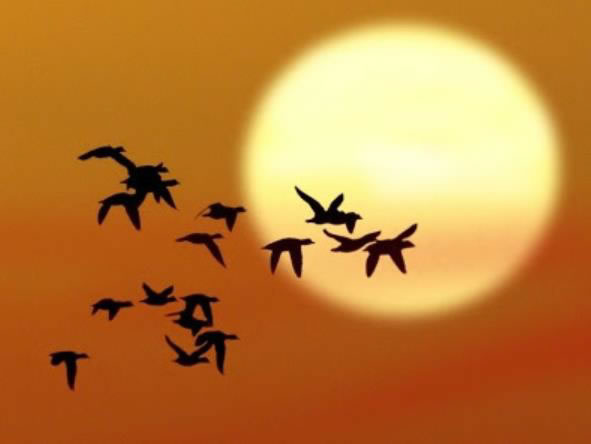
#> input picture img/img.jpg, 591 x 444 px
$ python edge.py   (older library calls are emulated)
#> lines starting #> are read from the running program, lines starting #| are printed output that depends on the picture; after the words box and inside, x2 and y2 are one past the last pixel; in counts of white or black regions, pixels touching at a corner belong together
import cv2
import numpy as np
import matplotlib.pyplot as plt

img = cv2.imread('img/img.jpg')
#> img is the input picture: shape (444, 591, 3); mean B, G, R 56.3, 125.8, 190

img_gray = cv2.cvtColor(img, cv2.COLOR_BGR2GRAY)
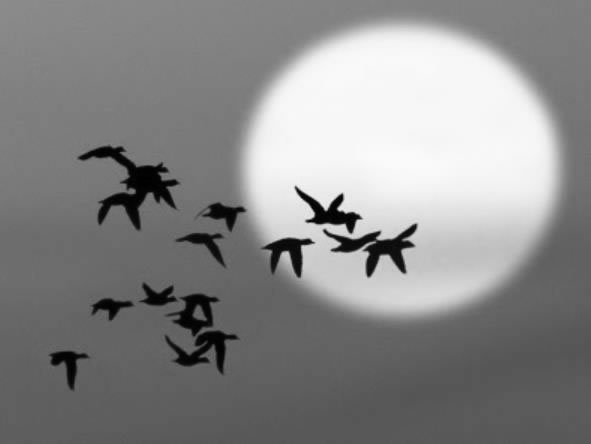
#> img_gray: shape (444, 591); min 0, max 250, mean 137.1

img_blur = cv2.GaussianBlur(img_gray, (3, 3), 0)

# Sobel Edge Detection
sobelx = cv2.Sobel(src=img_blur, ddepth=cv2.CV_64F, dx=1, dy=0, ksize=5)  # Sobel Edge Detection on the X axis
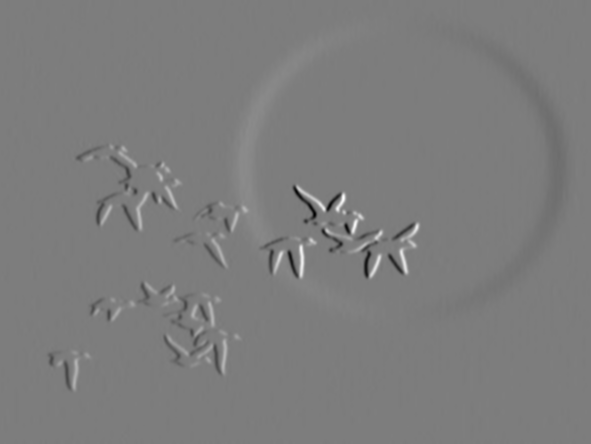
#> sobelx: shape (444, 591) float64; min -7470, max 7744, mean -2.2; drawn with min black and max white
sobely = cv2.Sobel(src=img_blur, ddepth=cv2.CV_64F, dx=0, dy=1, ksize=5)  # Sobel Edge Detection on the Y axis
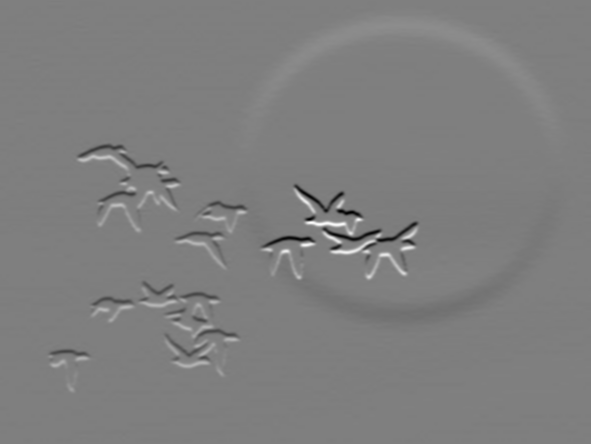
#> sobely: shape (444, 591) float64; min -7428, max 7477, mean -12.3; drawn with min black and max white
sobelxy = cv2.Sobel(src=img_blur, ddepth=cv2.CV_64F, dx=1, dy=1, ksize=5)  # Combined X and Y Sobel Edge Detection
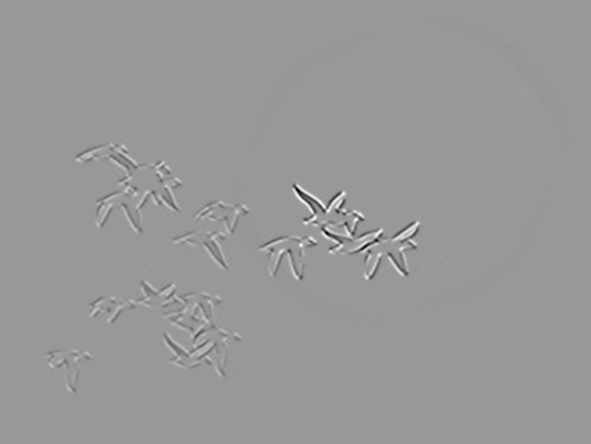
#> sobelxy: shape (444, 591) float64; min -1446, max 974, mean 0; drawn with min black and max white

grad1 = np.sqrt(sobelx**2 + sobely**2)
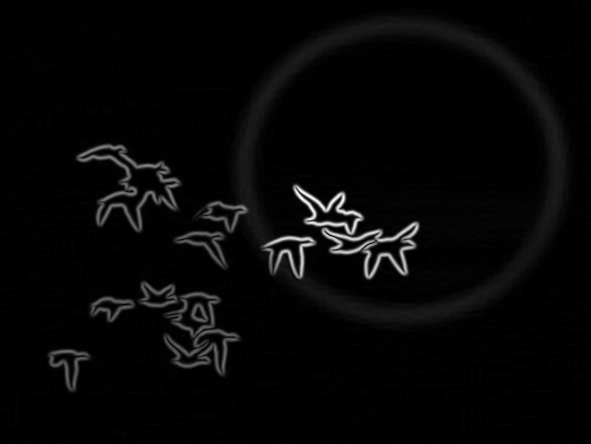
#> grad1: shape (444, 591) float64; min 0, max 8106.5, mean 217.9; drawn with min black and max white
grad_norm = (grad1 * 255 / grad1.max()).astype(np.uint8)
# Prewitt Edge Detection

kernelx = np.array([[1,1,1],[0,0,0],[-1,-1,-1]])
kernely = np.array([[-1,0,1],[-1,0,1],[-1,0,1]])
img_prewittx = cv2.filter2D(img_blur, -1, kernelx)
img_prewitty = cv2.filter2D(img_blur, -1, kernely)
prewitt = img_prewittx + img_prewitty
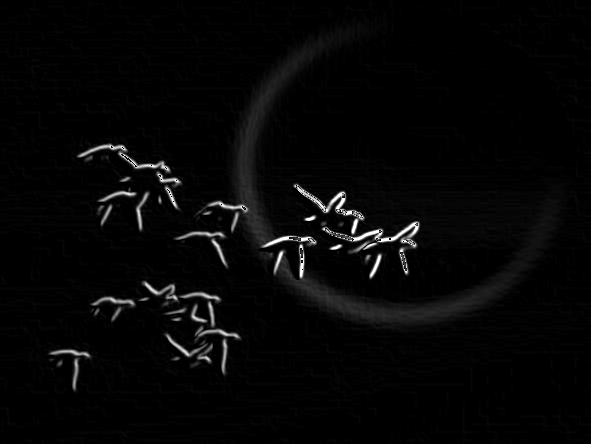
#> prewitt: shape (444, 591); min 0, max 255, mean 6.1

# Canny Edge Detection
edges = cv2.Canny(image=img_blur, threshold1=50, threshold2=50)  # Canny Edge Detection
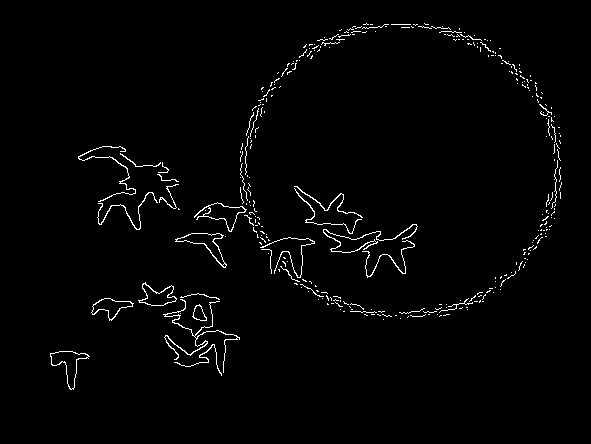
#> edges: shape (444, 591); 1.8% white in thin lines or dots, all inside (x1, y1, x2, y2) = (50, 23, 562, 390)

# Display Edge Detection Images
plt.subplot(2, 2, 1), plt.imshow(img, cmap='gray')
plt.title('Original'), plt.xticks([]), plt.yticks([])
plt.subplot(2, 2, 2), plt.imshow(grad_norm, cmap='gray')
plt.title('Sobel'), plt.xticks([]), plt.yticks([])
# plt.subplot(2,2,2),plt.imshow(sobelx,cmap = 'gray')
# plt.title('Sobel X'), plt.xticks([]), plt.yticks([])
plt.subplot(2, 2, 3), plt.imshow(prewitt, cmap='gray')
plt.title('Prewitt'), plt.xticks([]), plt.yticks([])
plt.subplot(2, 2, 4), plt.imshow(edges, cmap='gray')
plt.title('Canny'), plt.xticks([]), plt.yticks([])
plt.show()
#> figure, not shown here; B, G, R data is drawn as R, G, B

cv2.destroyAllWindows()

$ run again, with img/bi_input.jpg copied over img/img.jpg
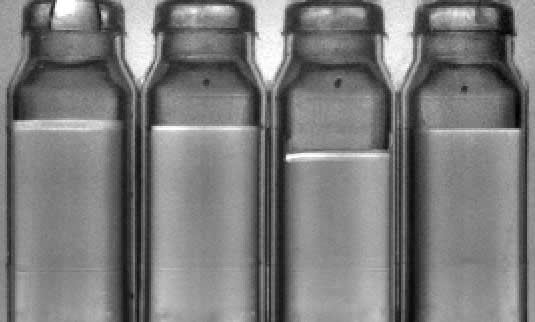
#> input picture img/bi_input.jpg, 535 x 322 px
#> img is the input picture: shape (322, 535, 3); min 0, max 255, mean 122.5
#> `sobelxy = cv2.Sobel(src=img_blur, ddepth=cv2.CV_64F, dx=1, dy=1, ksize..`:
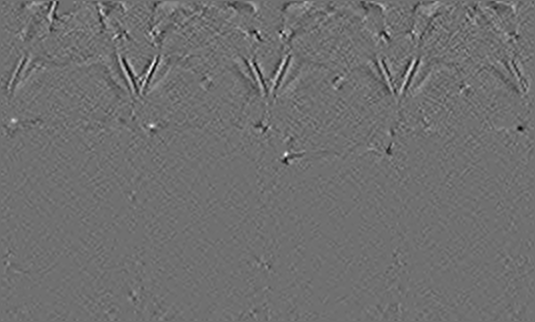
#> sobelxy: shape (322, 535) float64; min -571, max 726, mean 0; drawn with min black and max white
#> `edges = cv2.Canny(image=img_blur, threshold1=50, threshold2=50)`:
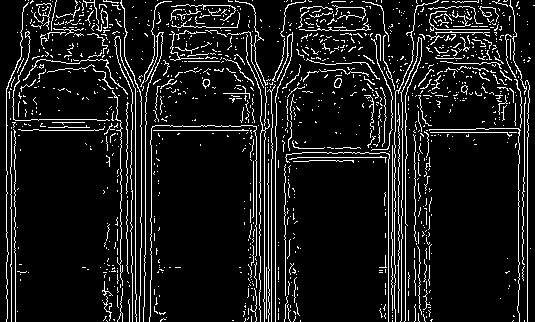
#> edges: shape (322, 535); 9.8% white in thin lines or dots
